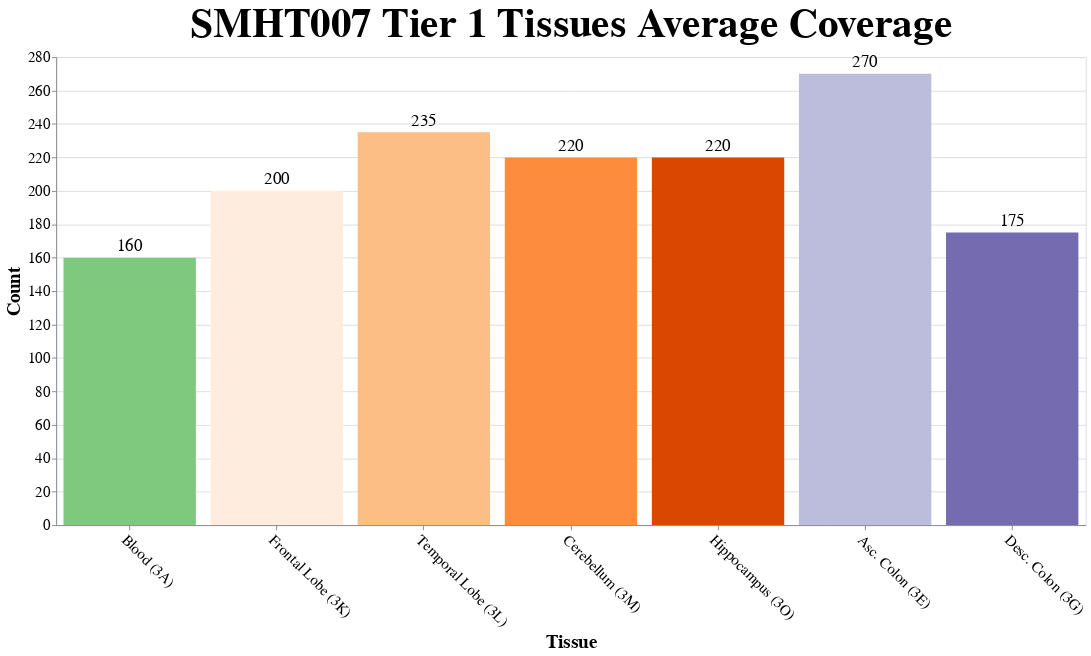

Source (notebook cell):
### Code cell
# Histogram of coverages for SMHT005

import altair as alt
import pandas as pd
import numpy as np

# total var counts
smht005_counts = [160, 175, 180, 180, 180, 200, 185]
smht007_counts = [160, 200, 235, 220, 220, 270, 175]

# Data taken from plugging merged bams into bam.iobio and recording here
data = pd.DataFrame({
    'category': ['Blood (3A)', 'Frontal Lobe (3K)', 'Temporal Lobe (3L)', 
                                 'Cerebellum (3M)', 'Hippocampus (3O)', 
                                 'Asc. Colon (3E)', 'Desc. Colon (3G)'], 
    'count': smht007_counts
})

custom_colors=['#7fc97f', '#feedde', '#fdbe85', '#fd8d3c', '#d94701', '#bcbddc', '#756bb1']

color_scale = alt.Scale(domain=['Blood (3A)', 'Frontal Lobe (3K)', 'Temporal Lobe (3L)', 
                                 'Cerebellum (3M)', 'Hippocampus (3O)', 
                                 'Asc. Colon (3E)', 'Desc. Colon (3G)'],
                        range=custom_colors)

bars = alt.Chart(data).mark_bar().encode(
    x=alt.X('category:N', title='Tissue', axis=alt.Axis(labelAngle=45), sort=['Blood (3A)', 'Frontal Lobe (3K)', 'Temporal Lobe (3L)', 
                                 'Cerebellum (3M)', 'Hippocampus (3O)', 
                                 'Asc. Colon (3E)', 'Desc. Colon (3G)']),
    y=alt.Y('count:Q', title='Count'),
    color=alt.Color('category:N', 
                   scale=color_scale,  # Use explicit color mapping
                   legend=None),
)

text = alt.Chart(data).mark_text(
    align='center',
    baseline='bottom',
    fontSize=18,
    dy=-3  # Offset text slightly above the bars
).encode(
    x=alt.X('category:N', sort=['Blood (3A)', 'Frontal Lobe (3K)', 'Temporal Lobe (3L)', 
                                 'Cerebellum (3M)', 'Hippocampus (3O)', 
                                 'Asc. Colon (3E)', 'Desc. Colon (3G)']),
    y=alt.Y('count:Q'),
    text=alt.Text('count:Q')
)

# Create histogram
chart = (bars + text).properties(
    width=1100,
    height=500,
    title='SMHT007 Tier 1 Tissues Average Coverage').configure_title(
    fontSize=44).configure_axis(
    labelFontSize=16,
    titleFontSize=20)

# Display the chart
chart.show()

### Figure 1 — Vega-Lite specification as saved in the notebook (floating-point values rounded to 4 significant figures)
{"config": {"view": {"continuousWidth": 300, "continuousHeight": 300}, "axis": {"labelFontSize": 16, "titleFontSize": 20}, "title": {"fontSize": 44}}, "layer": [{"mark": {"type": "bar"}, "encoding": {"color": {"field": "category", "legend": null, "scale": {"domain": ["Blood (3A)", "Frontal Lobe (3K)", "Temporal Lobe (3L)", "Cerebellum (3M)", "Hippocampus (3O)", "Asc. Colon (3E)", "Desc. Colon (3G)"], "range": ["#7fc97f", "#feedde", "#fdbe85", "#fd8d3c", "#d94701", "#bcbddc", "#756bb1"]}, "type": "nominal"}, "x": {"axis": {"labelAngle": 45}, "field": "category", "sort": ["Blood (3A)", "Frontal Lobe (3K)", "Temporal Lobe (3L)", "Cerebellum (3M)", "Hippocampus (3O)", "Asc. Colon (3E)", "Desc. Colon (3G)"], "title": "Tissue", "type": "nominal"}, "y": {"field": "count", "title": "Count", "type": "quantitative"}}}, {"mark": {"type": "text", "align": "center", "baseline": "bottom", "dy": -3, "fontSize": 18}, "encoding": {"text": {"field": "count", "type": "quantitative"}, "x": {"field": "category", "sort": ["Blood (3A)", "Frontal Lobe (3K)", "Temporal Lobe (3L)", "Cerebellum (3M)", "Hippocampus (3O)", "Asc. Colon (3E)", "Desc. Colon (3G)"], "type": "nominal"}, "y": {"field": "count", "type": "quantitative"}}}], "data": {"name": "data-b01479897a5441dc16eb9f4aa9847bd5"}, "height": 500, "title": "SMHT007 Tier 1 Tissues Average Coverage", "width": 1100, "$schema": "https://vega.github.io/schema/vega-lite/v5.20.1.json", "datasets": {"data-b01479897a5441dc16eb9f4aa9847bd5": [{"category": "Blood (3A)", "count": 160}, {"category": "Frontal Lobe (3K)", "count": 200}, {"category": "Temporal Lobe (3L)", "count": 235}, {"category": "Cerebellum (3M)", "count": 220}, {"category": "Hippocampus (3O)", "count": 220}, {"category": "Asc. Colon (3E)", "count": 270}, {"category": "Desc. Colon (3G)", "count": 175}]}}
